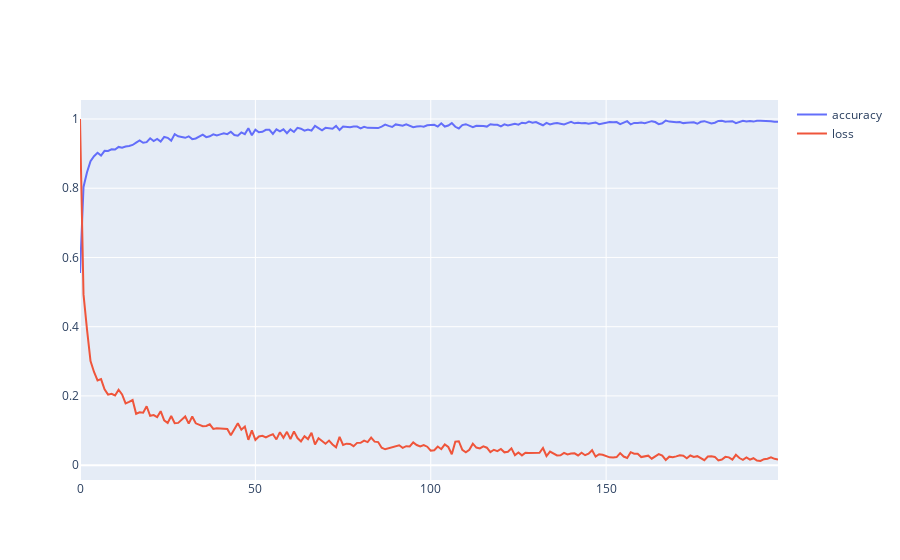

The notebook cell saved with this chart:
### Code cell
# Now train the model
hidden_layer_sizes = [10]
num_features = len(train_data_features_list[0])
num_classifications = 10
num_iterations = 10000
batch_size = 32
model = rust_machine_learning.BasicNeuralNetwork(hidden_layer_sizes, num_features, num_classifications)

# Set the optimizer
learning_rate = 1e-1
momentum = 0.9
beta = 0.9
# model.set_optimizer_stochastic_gradient_descent(learning_rate)
# model.set_optimizer_momentum(learning_rate, momentum)
# model.set_optimizer_adagrad(learning_rate)
model.set_optimizer_RMSProp(learning_rate, beta)

# Train the model
model.train(train_data_features_list, train_data_labels, num_iterations, batch_size)

# Graph performance info
performance_info = model.get_performance_info()
graph_accuracy_loss(performance_info)

### Figure 1 — Plotly figure (JSON) as saved in the notebook; plotly's stock layout.template omitted (floating-point values rounded to 4 significant figures; data arrays with more than 128 entries replaced by an {"elided": "..."} marker saying what was removed)
{"data": [{"mode": "lines", "name": "accuracy", "type": "scatter", "x": {"elided": "200 int values"}, "y": {"elided": "200 float values"}}, {"mode": "lines", "name": "loss", "type": "scatter", "x": {"elided": "200 int values"}, "y": {"elided": "200 float values"}}], "layout": {}}
